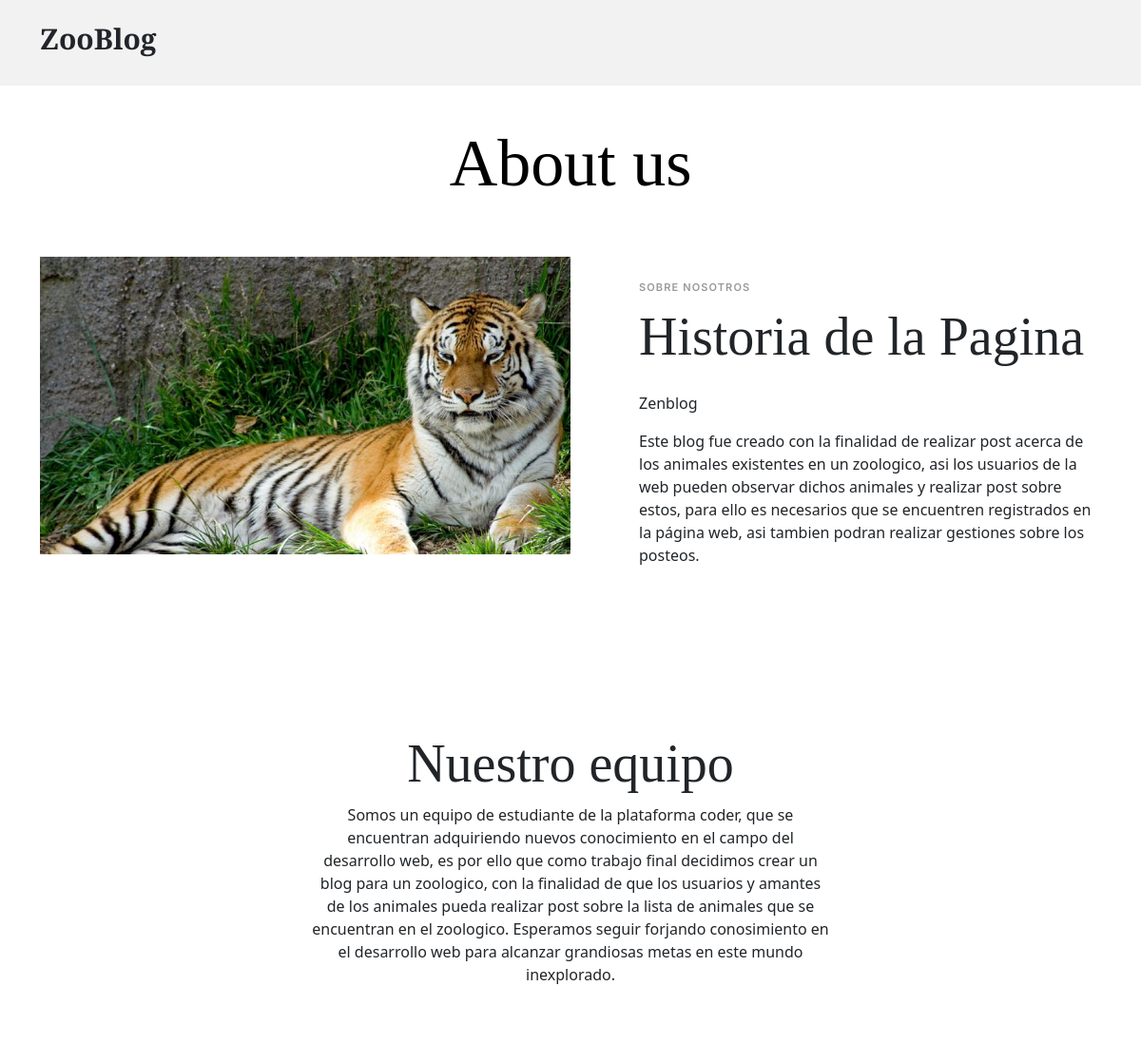
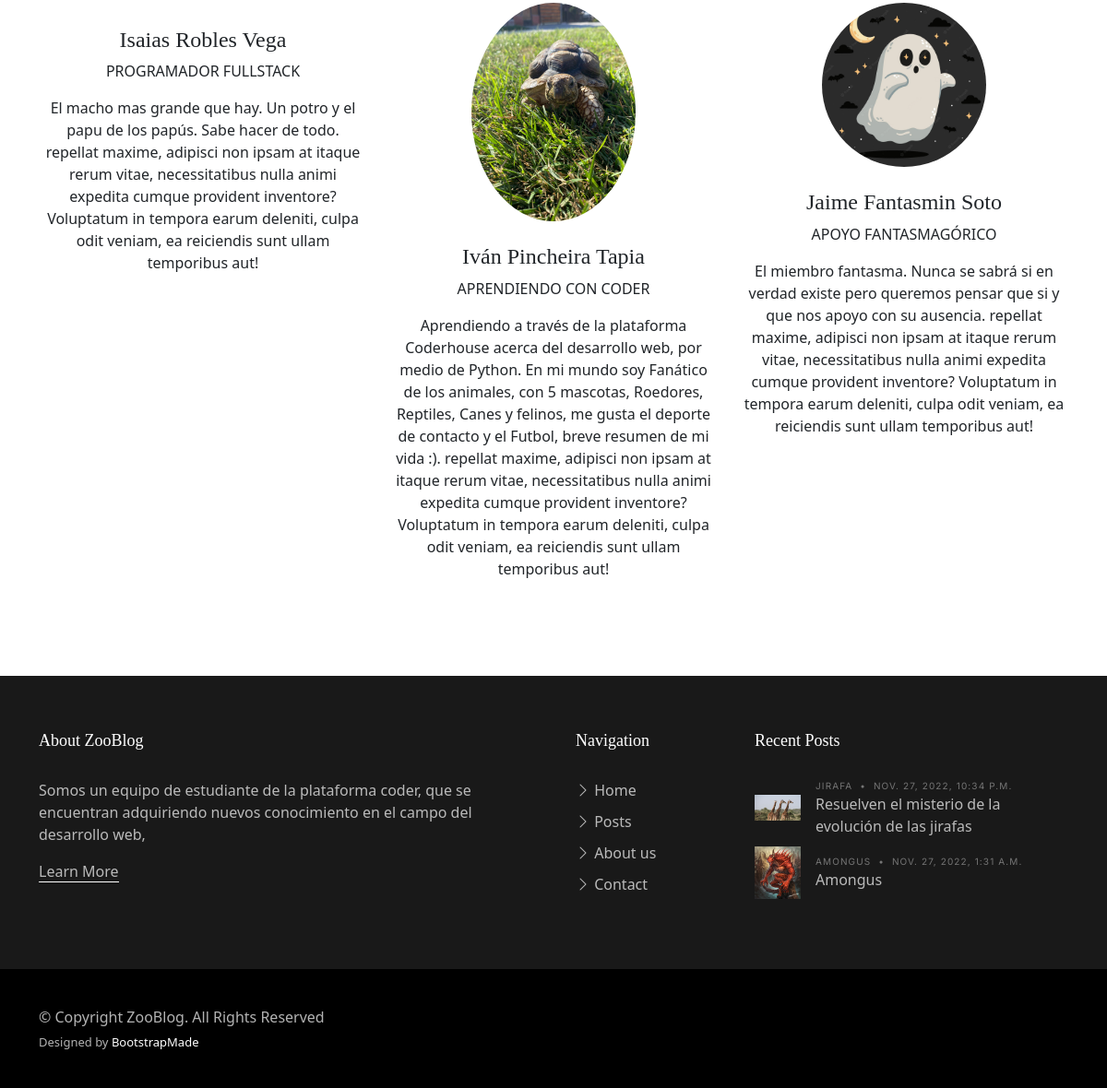
Screenshot of /Appzoologico/About/ with the database file from the repository (2 pictures, top to bottom).
### Appzoologico/models.py (models this page shows, shortened)
class Empleado (models.Model):
    nombre = models.CharField(max_length = 30)
    fecha_dEntrada = models.DateField()
    rol = models.CharField(max_length = 30, default='')
    descripcion = models.TextField(max_length = 300, default='')
    imagenEmpleado = models.ImageField(upload_to='empleadosImg', null=True, blank = True)

class Posteo(models.Model):
    titulo = models.CharField(max_length=80)
    subtitulo = models.TextField(max_length=400)
    posteo = RichTextField()
    user = models.ForeignKey(User, on_delete=models.CASCADE)
    fecha_post = models.DateTimeField(auto_now=False, auto_now_add=False)
    animal = models.CharField(default='',max_length=80)
    imagen = models.ImageField(upload_to='posts', null=True, blank = True)
    avatar_url = models.CharField(default='',max_length=100)

### Appzoologico/views.py (the view)
# urls.py: path('About/', view_about, name="about"),
def view_about(request):
    empleados = Empleado.objects.all()
    post = Posteo.objects.all()
    postFooter= post[::-1]
    try:
        avatar = Avatar.objects.get(user = request.user)
    except:
        return render(request, "About.html", {"Empleados": empleados, "recentPost": postFooter[0:2]})
    return render(request, "About.html", {"Empleados": empleados, "recentPost": postFooter[0:2], "imgPerfil": avatar.imagen.url})

### Appzoologico/templates/About.html (shortened to what this page needs)
{% extends 'indexZoo.html' %}
{% load static %}
{% block Main %}
<main id="main">
    <section>
      <div class="container" data-aos="fade-up">
        <div class="row">
          <div class="col-lg-12 text-center mb-5">
            <h1 class="page-title">About us</h1>
          </div>
        </div>
        <div class="row mb-5">
          <div class="d-md-flex post-entry-2 half">
            <a href="#" class="me-4 thumbnail">
              <img src="{% static 'assets/img/tigre.jpeg' %}" alt="" class="img-fluid">
            </a>
            <div class="ps-md-5 mt-4 mt-md-0">
              <div class="post-meta mt-4">Sobre Nosotros</div>
              <h2 class="mb-4 display-4">Historia de la Pagina</h2>
              <p>Zenblog</p>
              <p> Este blog fue creado con la finalidad de realizar post acerca de los animales existentes en un zoologico,
                asi los usuarios de la web pueden observar dichos animales y realizar post sobre estos, para ello
                es necesarios que se encuentren registrados en la página web, asi tambien podran realizar gestiones sobre los
                posteos.
              </p>
            </div>
          </div>
        </div>
      </div>
    </section>
    <section>
      <div class="container" data-aos="fade-up">
        <div class="row">
          <div class="col-12 text-center mb-5">
            <div class="row justify-content-center">
              <div class="col-lg-6">
                <h2 class="display-4">Nuestro equipo</h2>
                <p>Somos un equipo de estudiante de la plataforma coder, que se encuentran adquiriendo nuevos conocimiento en el campo
                  del desarrollo web, es por ello que como trabajo final decidimos crear un blog para un zoologico, con la finalidad de que
                  los usuarios y amantes de los animales pueda realizar post sobre la lista de animales que se encuentran en el zoologico. Esperamos
                  seguir forjando conosimiento en el desarrollo web para alcanzar grandiosas metas en este mundo inexplorado.
                </p>
              </div>
            </div>
          </div>
          {% for persona in Empleados %}
          <div class="col-lg-4 text-center mb-5">
            <img src="{{ persona.imagenEmpleado.url }}" alt="" class="img-fluid rounded-circle w-50 mb-4">
            <h4>{{ persona.nombre }}</h4>
            <span class="d-block mb-3 text-uppercase">{{ persona.rol }}</span>
            <p>{{ persona.descripcion }}. repellat maxime, adipisci non ipsam at itaque rerum vitae, necessitatibus nulla animi expedita cumque provident inventore? Voluptatum in tempora earum deleniti, culpa odit veniam, ea reiciendis sunt ullam temporibus aut!</p>
          </div>
          {% endfor %}
</main>
{% endblock %}

### Appzoologico/templates/indexZoo.html (shortened to what this page needs)
<!DOCTYPE html>
<html lang="en">
<head>
  {% load static %}
  <link href="{% static 'assets/vendor/bootstrap/css/bootstrap.min.css' %}" rel="stylesheet">
  <link href="{% static 'assets/vendor/bootstrap-icons/bootstrap-icons.css' %}" rel="stylesheet">
  <link href="{% static 'assets/vendor/swiper/swiper-bundle.min.css' %}" rel="stylesheet">
  <link href="{% static 'assets/vendor/glightbox/css/glightbox.min.css' %}" rel="stylesheet">
  <link href="{% static 'assets/vendor/aos/aos.css' %}" rel="stylesheet">
  <link href="{% static 'assets/css/variables.css' %}" rel="stylesheet">
  <link href="{% static 'assets/css/main.css' %}" rel="stylesheet">
</head>
<body>
  <header id="header" class="header d-flex align-items-center fixed-top">
    <div class="container-fluid container-xl d-flex align-items-center justify-content-between">
      <a href="{% url 'Home' %}" class="logo d-flex align-items-center col-4">
        <h1>ZooBlog</h1>
      </a>
    </div>
  </header>
  {% block Main %}{% endblock %}
  <footer id="footer" class="footer">
    <div class="footer-content">
      <div class="container">
        <div class="row g-5">
          <div class="col-lg-6">
            <h3 class="footer-heading">About ZooBlog</h3>
            <p>Somos un equipo de estudiante de la plataforma coder, que se encuentran adquiriendo nuevos conocimiento en el campo
              del desarrollo web,</p>
            <p><a href="{% url 'about' %}" class="footer-link-more">Learn More</a></p>
          </div>
          <div class="col-6 col-lg-2">
            <h3 class="footer-heading">Navigation</h3>
            <ul class="footer-links list-unstyled">
              <li><a href="{% url 'Home' %}"><i class="bi bi-chevron-right"></i> Home</a></li>
              <li><a href="{% url 'posts' %}"><i class="bi bi-chevron-right"></i> Posts</a></li>
              <li><a href="{% url 'about' %}"><i class="bi bi-chevron-right"></i> About us</a></li>
              <li><a href="{% url 'contact' %}"><i class="bi bi-chevron-right"></i> Contact</a></li>
            </ul>
          </div>
          <div class="col-lg-4">
            <h3 class="footer-heading">Recent Posts</h3>
            <ul class="footer-links footer-blog-entry list-unstyled">
              {% for item in recentPost %}
              <li>
                <a href="{% url 'PostDetalles' item.id %}" class="d-flex align-items-center">
                  <img src="{{ item.imagen.url }}" alt="" class="img-fluid me-3">
                  <div>
                    <div class="post-meta d-block"><span class="date">{{item.animal}}</span> <span class="mx-1">&bullet;</span> <span>{{item.fecha_post}}</span></div>
                    <span>{{item.titulo}}</span>
                  </div>
                </a>
              </li>
              {% endfor %}
            </ul>
          </div>
        </div>
      </div>
    </div>
    <div class="footer-legal">
      <div class="container">
        <div class="row justify-content-between">
          <div class="col-md-6 text-center text-md-start mb-3 mb-md-0">
            <div class="copyright">
              © Copyright <strong><span>ZooBlog</span></strong>. All Rights Reserved
            </div>
            <div class="credits">
              Designed by <a href="https://bootstrapmade.com/">BootstrapMade</a>
            </div>
          </div>
        </div>
      </div>
    </div>
  </footer>
</body>
</html>

### Appzoologico/static/assets/css/variables.css (style rules this page uses)
:root { --font-default: 'EB Garamond', system-ui, -apple-system, "Segoe UI", Roboto, "Helvetica Neue", Arial, "Noto Sans", "Liberation Sans", sans-serif, "Apple Color Emoji", "Segoe UI Emoji", "Segoe UI Symbol", "Noto Color Emoji"; --font-primary: 'EB Garamond', serif; --font-secondary: 'Inter', sans-serif; --color-default: #212529; --color-default-rgb: 33, 37, 41; --color-links: #212529; --color-links-hover: #15171a; --color-primary: #212529; --color-primary-light: #26282c; --color-primary-dark: #0b0c0e; --color-primary-rgb: 33, 37, 41; --color-primary-light-rgb: 38, 40, 44; --color-primary-dark-rgb: 11, 12, 14; --color-secondary: #596d80; --color-secondary-light: #8498aa; --color-secondary-dark: #404f5c; --color-secondary-rgb: 89, 109, 128; --color-secondary-light-rgb: 132, 152, 170; --color-secondary-dark-rgb: 64, 79, 92; --color-blue: #0d6efd; --color-blue-rgb: 13, 110, 253; --color-indigo: #6610f2; --color-indigo-rgb: 102, 16, 242; --color-purple: #6f42c1; --color-purple-rgb: 111, 66, 193; --color-pink: #f3268c; --color-pink-rgb: 243, 38, 140; --color-red: #df1529; --color-red-rgb: 223, 21, 4; --color-orange: #fd7e14; --color-orange-rgb: 253, 126, 20; --color-yellow: #ffc107; --color-yellow-rgb: 255, 193, 7; --color-green: #059652; --color-green-rgb: 5, 150, 82; --color-teal: #20c997; --color-teal-rgb: 32, 201, 151; --color-cyan: #0dcaf0; --color-cyan-rgb: 13, 202, 240; --color-white: #ffffff; --color-white-rgb: 255, 255, 255; --color-gray: #6c757d; --color-gray-rgb: 108, 117, 125; --color-black: #000000; --color-black-rgb: 0, 0, 0; }
:root { --bs-blue: var(--color-blue); --bs-indigo: var(--color-indigo); --bs-purple: var(--color-purple); --bs-pink: var(--color-pink); --bs-red: var(--color-red); --bs-orange: var(--color-orange); --bs-yellow: var(--color-yellow); --bs-green: var(--color-green); --bs-teal: var(--color-teal); --bs-cyan: var(--color-cyan); --bs-white: var(--color-white); --bs-gray: var(--color-gray); --bs-gray-dark: #343a40; --bs-gray-100: #f8f9fa; --bs-gray-200: #e9ecef; --bs-gray-300: #dee2e6; --bs-gray-400: #ced4da; --bs-gray-500: #adb5bd; --bs-gray-600: #6c757d; --bs-gray-700: #495057; --bs-gray-800: #343a40; --bs-gray-900: #212529; --bs-primary: var(--color-blue); --bs-secondary: var(--color-blue); --bs-success: #198754; --bs-info: #0dcaf0; --bs-warning: #ffc107; --bs-danger: #dc3545; --bs-light: #f8f9fa; --bs-dark: #212529; --bs-primary-rgb: var(--color-primary-rgb); --bs-secondary-rgb: var(--color-secondary-rgb); --bs-success-rgb: 25, 135, 84; --bs-info-rgb: 13, 202, 240; --bs-warning-rgb: 255, 193, 7; --bs-danger-rgb: 220, 53, 69; --bs-light-rgb: 248, 249, 250; --bs-dark-rgb: 33, 37, 41; --bs-white-rgb: var(--color-white-rgb); --bs-black-rgb: var(--color-black-rgb); --bs-body-color-rgb: var(--color-default-rgb); --bs-body-bg-rgb: 255, 255, 255; --bs-font-sans-serif: var(--font-default); --bs-font-monospace: SFMono-Regular, Menlo, Monaco, Consolas, "Liberation Mono", "Courier New", monospace; --bs-gradient: linear-gradient(180deg, rgba(255, 255, 255, 0.15), rgba(255, 255, 255, 0)); --bs-body-font-family: var(--font-default); --bs-body-font-size: 1rem; --bs-body-font-weight: 400; --bs-body-line-height: 1.5; --bs-body-color: var(--color-default); --bs-body-bg: #fff; }

### rows the page displays
Empleado: nombre "Isaias Robles Vega", rol "PROGRAMADOR FULLSTACK", descripcion "El macho mas grande que hay. Un potro y el papu de los papús. Sabe hacer de todo"
Empleado: imagenEmpleado (picture), nombre "Iván Pincheira Tapia", rol "APRENDIENDO CON CODER", descripcion "Aprendiendo a través de la plataforma Coderhouse acerca del desarrollo web, por medio de Python. En mi mundo soy Fanático de los animales, con 5 mascotas, Roedores, Reptiles, Canes y felinos, me gusta el deporte de contacto y el Futbol, breve resumen de mi vida :)"
Empleado: imagenEmpleado (picture), nombre "Jaime Fantasmin Soto", rol "APOYO FANTASMAGÓRICO", descripcion "El miembro fantasma. Nunca se sabrá si en verdad existe pero queremos pensar que si y que nos apoyo con su ausencia"
Posteo: imagen (picture), animal "JIRAFA", fecha_post "NOV. 27, 2022, 10:34 P.M.", titulo "Resuelven el misterio de la evolución de las jirafas"
Posteo: imagen (picture), animal "AMONGUS", fecha_post "NOV. 27, 2022, 1:31 A.M.", titulo "Amongus"
